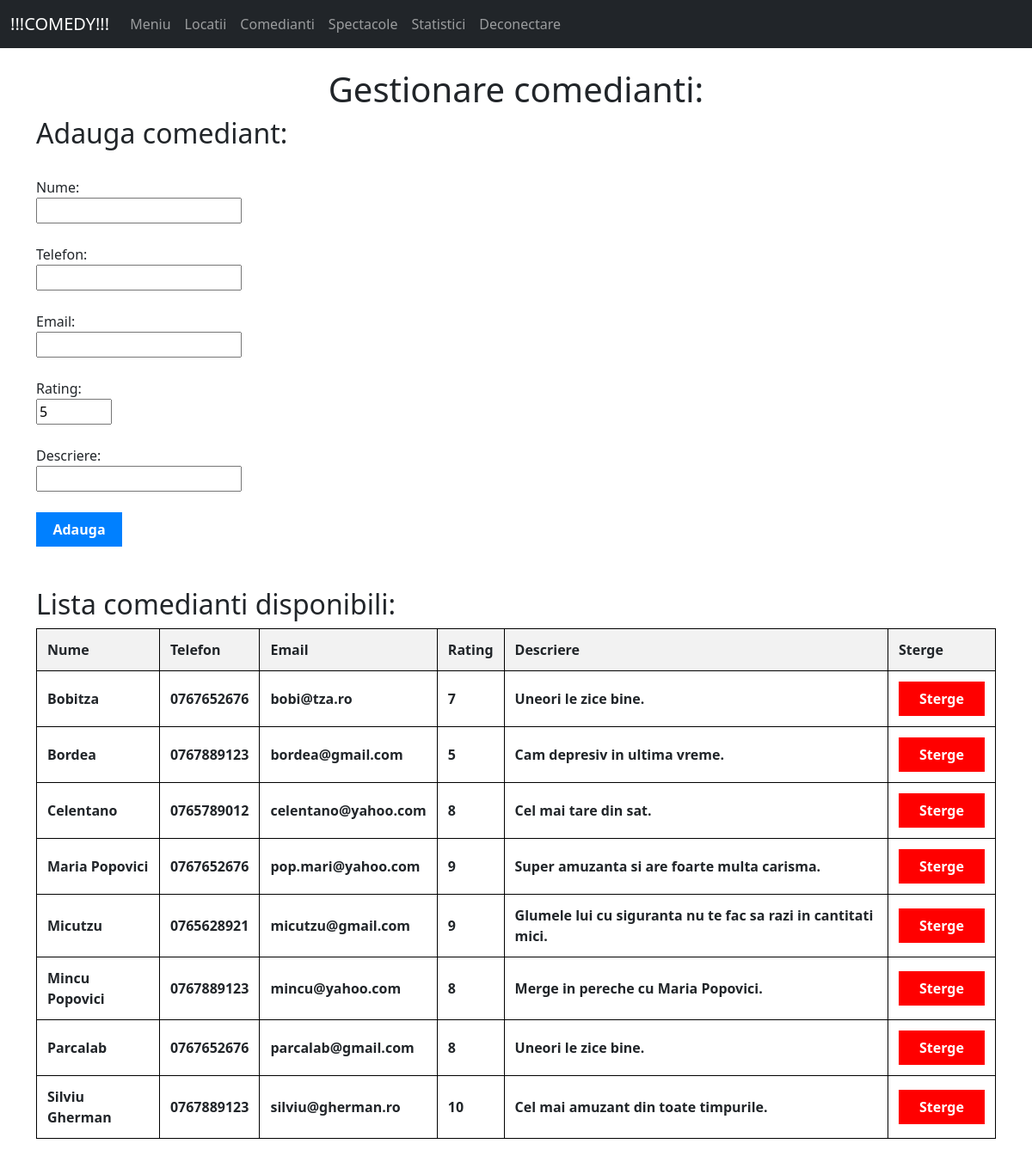
Screenshot of /profil_admin/comedianti (signed in) with the database file from the repository.
### tables this page shows
CREATE TABLE Comediant(
            ID_comediant INTEGER PRIMARY KEY AUTOINCREMENT,
            nume VARCHAR(40),
            telefon VARCHAR(15),
            mail VARCHAR(50),
            
            descriere_comediant VARCHAR(150),
            rating INT
          );

### app.py (the view, shortened to what this page needs)
@app.route('/profil_admin/comedianti', methods=['GET', 'POST'])
def comedianti():
    if (session["logat"] != 1 or session["tip_cont"] != "admin"):
        return redirect('/')
    print("aici")
    conn = sqlite3.connect('database.db')
    cursor = conn.cursor()
    query = "SELECT * FROM Comediant ORDER BY nume"
    cursor.execute(query)
    lista_com = cursor.fetchall()
    return render_template("comedianti.html", exista_com=False, lista_com=lista_com)

### templates/comedianti.html (shortened to what this page needs)
{% extends 'base_admin.html' %}
{% block content %}
<center>
    <div class= "container">
<h1>Gestionare comedianti:</h1>
    </div>
</center>
<h2>Adauga comediant:</h2>
<br>
<form method = "POST" action="#">
    <label for = "nume_com">Nume:</label><br>
    <input type = "text" name = "nume_com" required><br>
    <br>
    <label for = "telefon">Telefon:</label><br>
    <input type = "text" name = "telefon" required><br>
    <br>
    <label for = "mail">Email:</label><br>
    <input type = "email" name = "mail" required><br>
    <br>
    <label for = "rating">Rating:</label><br>
    <input type ="number"  name = "rating" min = "1" max = "10" value = "5"><br>
    <br>
    <label for = "descriere_comediant">Descriere:</label><br>
    <input type = "text" name="descriere_comediant" required><br>
    <br>
    <button type="submit"><b>Adauga</b></button><br>
</form>
    <br>
    <br>
    <h2>Lista comedianti disponibili:</h2>
    <table>
        <table>
            <thead>
                <tr>
                    <th>Nume</th>
                    <th>Telefon</th>
                    <th>Email</th>
                    <th>Rating</th>
                    <th>Descriere</th>
                    <th>Sterge</th>
                </tr>
            </thead>
            <tbody>
                {% for rand in lista_com %}
                <tr>
                    <td>{{ rand[1] }}</td>
                    <td>{{ rand[2] }}</td>
                    <td>{{ rand[3] }}</td>
                    <td>{{ rand[5] }}</td>
                    <td>{{ rand[4] }}</td>
                    <td>
                        <div class="custom-div" style="background-color: red;">
                        <a href="/profil_admin/comedianti/delete/{{ rand[0] }}">Sterge</a>
                        </div>
                    </td>
                </tr>
                {% endfor %}
            </tbody>
        </table>
    </table>
    <br>
    <br>
    <br>
{% endblock %}

### templates/comedianti.html (style rules this page uses)
.custom-div { width: 200px; height: 50px; background-color: rgb(28, 107, 46); text-align: center; line-height: 40px; transition: background-color 0.3s; }
.custom-div a { color: #ffffff; text-decoration: none; }
button { width: 100px; height: 40px; background-color: rgb(0, 128, 255); color: #ffffff; border: none; text-align: center; text-decoration: none; display: inline-block; font-size: 16px; transition: background-color 0.3s; }
table { border-collapse: collapse; width: 100%; }
th, td { border: 1px solid black; padding: 12px; text-align: left; }
th { background-color: #f2f2f2; }
td { font-weight: bold; }
.custom-div { width: 100px; height: 40px; background-color: rgb(28, 107, 46); text-align: center; line-height: 40px; transition: background-color 0.3s; }

### rows the page displays
Comediant: nume "Bobitza", telefon "0767652676", mail "bobi@tza.ro", rating "7", descriere_comediant "Uneori le zice bine."
Comediant: nume "Bordea", telefon "0767889123", mail "bordea@gmail.com", rating "5", descriere_comediant "Cam depresiv in ultima vreme."
Comediant: nume "Celentano", telefon "0765789012", mail "celentano@yahoo.com", rating "8", descriere_comediant "Cel mai tare din sat."
Comediant: nume "Maria Popovici", telefon "0767652676", mail "pop.mari@yahoo.com", rating "9", descriere_comediant "Super amuzanta si are foarte multa carisma."
Comediant: nume "Micutzu", telefon "0765628921", mail "micutzu@gmail.com", rating "9", descriere_comediant "Glumele lui cu siguranta nu te fac sa razi in cantitati mici."
Comediant: nume "Mincu Popovici", telefon "0767889123", mail "mincu@yahoo.com", rating "8", descriere_comediant "Merge in pereche cu Maria Popovici."
Comediant: nume "Parcalab", telefon "0767652676", mail "parcalab@gmail.com", rating "8", descriere_comediant "Uneori le zice bine."
Comediant: nume "Silviu Gherman", telefon "0767889123", mail "silviu@gherman.ro", rating "10", descriere_comediant "Cel mai amuzant din toate timpurile."
